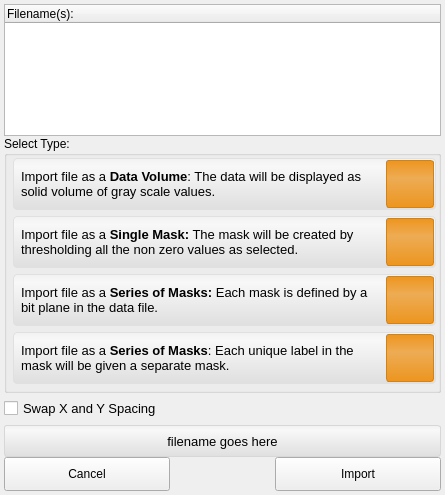
<?xml version="1.0" encoding="UTF-8"?>
<ui version="4.0">
 <class>LayerImporterWidget</class>
 <widget class="QWidget" name="LayerImporterWidget">
  <property name="geometry">
   <rect>
    <x>0</x>
    <y>0</y>
    <width>445</width>
    <height>495</height>
   </rect>
  </property>
  <property name="minimumSize">
   <size>
    <width>445</width>
    <height>0</height>
   </size>
  </property>
  <property name="maximumSize">
   <size>
    <width>445</width>
    <height>16777215</height>
   </size>
  </property>
  <property name="windowTitle">
   <string>LayerImporterWidget</string>
  </property>
  <property name="styleSheet">
   <string notr="true">QPushButton#mask_single_button:checked{
	background-color: qlineargradient(spread:pad, x1:0.5, y1:0, x2:0.5, y2:0.960227, stop:0 rgba(80, 80, 80, 50), stop:0.155779 rgba(90, 90, 90, 50), stop:1 rgba(78, 78, 78, 50));
	border-radius: 4px;
	border: 2px solid rgb( 90,90,90 );
}
QPushButton#mask_single_button:pressed{
	background-color: qlineargradient(spread:pad, x1:0.5, y1:0, x2:0.5, y2:0.960227, stop:0 rgba(80, 80, 80, 150), stop:0.155779 rgba(90, 90, 90, 150), stop:1 rgba(78, 78, 78, 150));
	border-radius: 4px;
	border: 2px solid rgb( 90,90,90 );
}
QPushButton#mask_single_button{}

QPushButton#data_volume_button:checked{
	background-color: qlineargradient(spread:pad, x1:0.5, y1:0, x2:0.5, y2:0.960227, stop:0 rgba(80, 80, 80, 50), stop:0.155779 rgba(90, 90, 90, 50), stop:1 rgba(78, 78, 78, 50));
	border-radius: 4px;
	border: 2px solid rgb( 90,90,90 );
}
QPushButton#data_volume_button:pressed{
	background-color: qlineargradient(spread:pad, x1:0.5, y1:0, x2:0.5, y2:0.960227, stop:0 rgba(80, 80, 80, 150), stop:0.155779 rgba(90, 90, 90, 150), stop:1 rgba(78, 78, 78, 150));;
	border-radius: 4px;
	border: 2px solid rgb( 90,90,90 );
}
QPushButton#data_volume_button{}

QPushButton#mask_1234_button:checked{
	background-color: qlineargradient(spread:pad, x1:0.5, y1:0, x2:0.5, y2:0.960227, stop:0 rgba(80, 80, 80, 50), stop:0.155779 rgba(90, 90, 90, 50), stop:1 rgba(78, 78, 78, 50));
	border-radius: 4px;
	border: 2px solid rgb( 90,90,90 );
}
QPushButton#mask_1234_button:pressed{
	background-color: qlineargradient(spread:pad, x1:0.5, y1:0, x2:0.5, y2:0.960227, stop:0 rgba(80, 80, 80, 150), stop:0.155779 rgba(90, 90, 90, 150), stop:1 rgba(78, 78, 78, 150));
	border-radius: 4px;
	border: 2px solid rgb( 90,90,90 );
}
QPushButton#mask_1234_button{}

QPushButton#mask_1248_button:checked{
	background-color: qlineargradient(spread:pad, x1:0.5, y1:0, x2:0.5, y2:0.960227, stop:0 rgba(80, 80, 80, 50), stop:0.155779 rgba(90, 90, 90, 50), stop:1 rgba(78, 78, 78, 50));
	border-radius: 4px;
	border: 2px solid rgb( 90,90,90 );
}
QPushButton#mask_1248_button:pressed{
	background-color: qlineargradient(spread:pad, x1:0.5, y1:0, x2:0.5, y2:0.960227, stop:0 rgba(80, 80, 80, 150), stop:0.155779 rgba(90, 90, 90, 150), stop:1 rgba(78, 78, 78, 150));
	border-radius: 4px;
	border: 2px solid rgb( 90,90,90 );
}
QPushButton#mask_1248_button{}

QWidget#data_{
	background-color: qlineargradient(spread:pad, x1:0.5, y1:0, x2:0.5, y2:0.960227, stop:0 rgba(241, 241, 241, 255), stop:0.155779 rgba(248, 248, 248, 255), stop:1 rgba(224, 224, 224, 255));
	border-radius: 4px;
	border: 1px solid  rgb( 224, 224, 224 );
}

QWidget#single_mask_{
	background-color: qlineargradient(spread:pad, x1:0.5, y1:0, x2:0.5, y2:0.960227, stop:0 rgba(241, 241, 241, 255), stop:0.155779 rgba(248, 248, 248, 255), stop:1 rgba(224, 224, 224, 255));
	border-radius: 4px;
	border: 1px solid  rgb( 224, 224, 224 );
}

QWidget#bitplane_mask_{
	background-color: qlineargradient(spread:pad, x1:0.5, y1:0, x2:0.5, y2:0.960227, stop:0 rgba(241, 241, 241, 255), stop:0.155779 rgba(248, 248, 248, 255), stop:1 rgba(224, 224, 224, 255));
	border-radius: 4px;
	border: 1px solid  rgb( 224, 224, 224 );
}

QWidget#label_mask_{
	background-color: qlineargradient(spread:pad, x1:0.5, y1:0, x2:0.5, y2:0.960227, stop:0 rgba(241, 241, 241, 255), stop:0.155779 rgba(248, 248, 248, 255), stop:1 rgba(224, 224, 224, 255));
	border-radius: 4px;
	border: 1px solid  rgb( 224, 224, 224 );
}

QWidget#scanning_file_{
	background-color: qlineargradient(spread:pad, x1:0.5, y1:0, x2:0.5, y2:0.960227, stop:0 rgba(241, 241, 241, 255), stop:0.155779 rgba(248, 248, 248, 255), stop:1 rgba(224, 224, 224, 255));
	border-radius: 3px;
	border: 1px solid  rgb( 215, 215, 215 );
}

QWidget#data_volume_icon_widget_{
	background-color: qlineargradient(spread:pad, x1:0.5, y1:0, x2:0.5, y2:1, stop:0 rgba(237, 149, 31, 255), stop:0.372881 rgba(237, 172, 84, 255), stop:1 rgba(237, 149, 31, 255));
	border-radius: 3px;
	border: 1px solid rgb(208, 130, 27);
}

QWidget#single_mask_icon_widget_{
	background-color: qlineargradient(spread:pad, x1:0.5, y1:0, x2:0.5, y2:1, stop:0 rgba(237, 149, 31, 255), stop:0.372881 rgba(237, 172, 84, 255), stop:1 rgba(237, 149, 31, 255));
	border-radius: 3px;
	border: 1px solid rgb(208, 130, 27);
}

QWidget#series_of_masks_1234_icon_widget_{
	background-color: qlineargradient(spread:pad, x1:0.5, y1:0, x2:0.5, y2:1, stop:0 rgba(237, 149, 31, 255), stop:0.372881 rgba(237, 172, 84, 255), stop:1 rgba(237, 149, 31, 255));
	border-radius: 3px;
	border: 1px solid rgb(208, 130, 27);
}

QWidget#series_of_masks_1248_icon_widget_{
	background-color: qlineargradient(spread:pad, x1:0.5, y1:0, x2:0.5, y2:1, stop:0 rgba(237, 149, 31, 255), stop:0.372881 rgba(237, 172, 84, 255), stop:1 rgba(237, 149, 31, 255));
	border-radius: 3px;
	border: 1px solid rgb(208, 130, 27);
}
QToolButton#data_button_{
	border: 1px solid rgba( 0, 0, 0, 0 );
	background-color: rgba( 0, 0, 0, 0 );
}
QToolButton#data_button_:pressed{
	border: 1px solid rgba( 0, 0, 0, 0 );
	background-color: rgba( 0, 0, 0, 0 );
}

QToolButton#single_mask_button_{
	border: 1px solid rgba( 0, 0, 0, 0 );
	background-color: rgba( 0, 0, 0, 0 );
}
QToolButton#single_mask_button_:pressed{
	border: 1px solid rgba( 0, 0, 0, 0 );
	background-color: rgba( 0, 0, 0, 0 );
}

QToolButton#series_1248_button_{
	border: 1px solid rgba( 0, 0, 0, 0 );
	background-color: rgba( 0, 0, 0, 0 );
}
QToolButton#series_1248_button_:pressed{
	border: 1px solid rgba( 0, 0, 0, 0 );
	background-color: rgba( 0, 0, 0, 0 );
}

QToolButton#series_1234_button_{
	border: 1px solid rgba( 0, 0, 0, 0 );
	background-color: rgba( 0, 0, 0, 0 );
}
QToolButton#series_1234_button_:pressed{
	border: 1px solid rgba( 0, 0, 0, 0 );
	background-color: rgba( 0, 0, 0, 0 );
}
</string>
  </property>
  <layout class="QVBoxLayout" name="verticalLayout_2">
   <property name="spacing">
    <number>0</number>
   </property>
   <property name="margin">
    <number>4</number>
   </property>
   <item>
    <widget class="QTableWidget" name="file_name_table_">
     <property name="horizontalScrollBarPolicy">
      <enum>Qt::ScrollBarAlwaysOff</enum>
     </property>
     <property name="editTriggers">
      <set>QAbstractItemView::NoEditTriggers</set>
     </property>
     <property name="showDropIndicator" stdset="0">
      <bool>false</bool>
     </property>
     <property name="dragDropOverwriteMode">
      <bool>false</bool>
     </property>
     <property name="alternatingRowColors">
      <bool>true</bool>
     </property>
     <property name="selectionMode">
      <enum>QAbstractItemView::NoSelection</enum>
     </property>
     <property name="selectionBehavior">
      <enum>QAbstractItemView::SelectRows</enum>
     </property>
     <property name="textElideMode">
      <enum>Qt::ElideNone</enum>
     </property>
     <property name="showGrid">
      <bool>false</bool>
     </property>
     <property name="gridStyle">
      <enum>Qt::NoPen</enum>
     </property>
     <property name="cornerButtonEnabled">
      <bool>false</bool>
     </property>
     <property name="columnCount">
      <number>1</number>
     </property>
     <attribute name="horizontalHeaderHighlightSections">
      <bool>false</bool>
     </attribute>
     <attribute name="horizontalHeaderStretchLastSection">
      <bool>true</bool>
     </attribute>
     <attribute name="verticalHeaderVisible">
      <bool>false</bool>
     </attribute>
     <attribute name="verticalHeaderHighlightSections">
      <bool>false</bool>
     </attribute>
     <column>
      <property name="text">
       <string>Filename(s):</string>
      </property>
      <property name="textAlignment">
       <set>AlignLeft|AlignVCenter</set>
      </property>
     </column>
    </widget>
   </item>
   <item>
    <widget class="QGroupBox" name="importer_options_">
     <property name="title">
      <string>Select Type:</string>
     </property>
     <layout class="QVBoxLayout" name="verticalLayout">
      <property name="spacing">
       <number>6</number>
      </property>
      <property name="leftMargin">
       <number>6</number>
      </property>
      <property name="topMargin">
       <number>2</number>
      </property>
      <property name="rightMargin">
       <number>6</number>
      </property>
      <property name="bottomMargin">
       <number>6</number>
      </property>
      <item>
       <widget class="QWidget" name="data_" native="true">
        <property name="minimumSize">
         <size>
          <width>423</width>
          <height>52</height>
         </size>
        </property>
        <property name="maximumSize">
         <size>
          <width>423</width>
          <height>52</height>
         </size>
        </property>
        <layout class="QHBoxLayout" name="horizontalLayout_5">
         <property name="spacing">
          <number>4</number>
         </property>
         <property name="margin">
          <number>2</number>
         </property>
         <item>
          <widget class="QWidget" name="widget" native="true">
           <property name="maximumSize">
            <size>
             <width>16777215</width>
             <height>46</height>
            </size>
           </property>
           <layout class="QHBoxLayout" name="horizontalLayout_6">
            <property name="margin">
             <number>6</number>
            </property>
            <item>
             <widget class="QLabel" name="data_label_">
              <property name="text">
               <string>&lt;!DOCTYPE HTML PUBLIC &quot;-//W3C//DTD HTML 4.0//EN&quot; &quot;http://www.w3.org/TR/REC-html40/strict.dtd&quot;&gt;
&lt;html&gt;&lt;head&gt;&lt;meta name=&quot;qrichtext&quot; content=&quot;1&quot; /&gt;&lt;style type=&quot;text/css&quot;&gt;
p, li { white-space: pre-wrap; }
&lt;/style&gt;&lt;/head&gt;&lt;body style=&quot; font-family:'MS Shell Dlg 2'; font-size:8.25pt; font-weight:400; font-style:normal;&quot;&gt;
&lt;p style=&quot; margin-top:0px; margin-bottom:0px; margin-left:0px; margin-right:0px; -qt-block-indent:0; text-indent:0px;&quot;&gt;&lt;span style=&quot; font-family:'Lucida Grande'; font-size:10pt;&quot;&gt;Import file as a &lt;/span&gt;&lt;span style=&quot; font-family:'Lucida Grande'; font-size:10pt; font-weight:600;&quot;&gt;Data Volume&lt;/span&gt;&lt;span style=&quot; font-family:'Lucida Grande'; font-size:10pt;&quot;&gt;: The data will be displayed as solid volume of gray scale values. &lt;/span&gt;&lt;/p&gt;&lt;/body&gt;&lt;/html&gt;</string>
              </property>
              <property name="textFormat">
               <enum>Qt::RichText</enum>
              </property>
              <property name="wordWrap">
               <bool>true</bool>
              </property>
             </widget>
            </item>
           </layout>
          </widget>
         </item>
         <item>
          <widget class="QWidget" name="data_volume_icon_widget_" native="true">
           <property name="minimumSize">
            <size>
             <width>48</width>
             <height>48</height>
            </size>
           </property>
           <property name="maximumSize">
            <size>
             <width>48</width>
             <height>48</height>
            </size>
           </property>
           <layout class="QHBoxLayout" name="horizontalLayout_15">
            <property name="spacing">
             <number>0</number>
            </property>
            <property name="margin">
             <number>0</number>
            </property>
            <item>
             <widget class="QToolButton" name="data_button_">
              <property name="sizePolicy">
               <sizepolicy hsizetype="Preferred" vsizetype="Preferred">
                <horstretch>0</horstretch>
                <verstretch>0</verstretch>
               </sizepolicy>
              </property>
              <property name="text">
               <string/>
              </property>
              <property name="icon">
               <iconset resource="../../Resources/QtResources.qrc">
                <normaloff>:/Images/Data.png</normaloff>:/Images/Data.png</iconset>
              </property>
              <property name="iconSize">
               <size>
                <width>38</width>
                <height>38</height>
               </size>
              </property>
             </widget>
            </item>
           </layout>
          </widget>
         </item>
        </layout>
       </widget>
      </item>
      <item>
       <widget class="QWidget" name="single_mask_" native="true">
        <property name="minimumSize">
         <size>
          <width>423</width>
          <height>52</height>
         </size>
        </property>
        <property name="maximumSize">
         <size>
          <width>423</width>
          <height>52</height>
         </size>
        </property>
        <layout class="QHBoxLayout" name="horizontalLayout_12">
         <property name="spacing">
          <number>4</number>
         </property>
         <property name="margin">
          <number>2</number>
         </property>
         <item>
          <widget class="QWidget" name="widget_4" native="true">
           <property name="maximumSize">
            <size>
             <width>16777215</width>
             <height>46</height>
            </size>
           </property>
           <layout class="QHBoxLayout" name="horizontalLayout_7">
            <property name="margin">
             <number>6</number>
            </property>
            <item>
             <widget class="QLabel" name="single_mask_label_">
              <property name="text">
               <string>&lt;!DOCTYPE HTML PUBLIC &quot;-//W3C//DTD HTML 4.0//EN&quot; &quot;http://www.w3.org/TR/REC-html40/strict.dtd&quot;&gt;
&lt;html&gt;&lt;head&gt;&lt;meta name=&quot;qrichtext&quot; content=&quot;1&quot; /&gt;&lt;style type=&quot;text/css&quot;&gt;
p, li { white-space: pre-wrap; }
&lt;/style&gt;&lt;/head&gt;&lt;body style=&quot; font-family:'MS Shell Dlg 2'; font-size:8.25pt; font-weight:400; font-style:normal;&quot;&gt;
&lt;p style=&quot; margin-top:0px; margin-bottom:0px; margin-left:0px; margin-right:0px; -qt-block-indent:0; text-indent:0px;&quot;&gt;&lt;span style=&quot; font-family:'Lucida Grande'; font-size:10pt;&quot;&gt;Import file as a &lt;/span&gt;&lt;span style=&quot; font-family:'Lucida Grande'; font-size:10pt; font-weight:600;&quot;&gt;Single Mask:&lt;/span&gt;&lt;span style=&quot; font-family:'Lucida Grande'; font-size:10pt;&quot;&gt; The mask will be created by thresholding all the non zero values as selected.&lt;/span&gt;&lt;/p&gt;&lt;/body&gt;&lt;/html&gt;</string>
              </property>
              <property name="textFormat">
               <enum>Qt::RichText</enum>
              </property>
              <property name="wordWrap">
               <bool>true</bool>
              </property>
             </widget>
            </item>
           </layout>
          </widget>
         </item>
         <item>
          <widget class="QWidget" name="single_mask_icon_widget_" native="true">
           <property name="minimumSize">
            <size>
             <width>48</width>
             <height>48</height>
            </size>
           </property>
           <property name="maximumSize">
            <size>
             <width>48</width>
             <height>48</height>
            </size>
           </property>
           <layout class="QHBoxLayout" name="horizontalLayout_14">
            <property name="spacing">
             <number>0</number>
            </property>
            <property name="margin">
             <number>0</number>
            </property>
            <item>
             <widget class="QToolButton" name="single_mask_button_">
              <property name="sizePolicy">
               <sizepolicy hsizetype="Preferred" vsizetype="Preferred">
                <horstretch>0</horstretch>
                <verstretch>0</verstretch>
               </sizepolicy>
              </property>
              <property name="text">
               <string/>
              </property>
              <property name="icon">
               <iconset resource="../../Resources/QtResources.qrc">
                <normaloff>:/Images/MaskWhite_shadow.png</normaloff>:/Images/MaskWhite_shadow.png</iconset>
              </property>
              <property name="iconSize">
               <size>
                <width>38</width>
                <height>38</height>
               </size>
              </property>
             </widget>
            </item>
           </layout>
          </widget>
         </item>
        </layout>
       </widget>
      </item>
      <item>
       <widget class="QWidget" name="bitplane_mask_" native="true">
        <property name="minimumSize">
         <size>
          <width>423</width>
          <height>52</height>
         </size>
        </property>
        <property name="maximumSize">
         <size>
          <width>423</width>
          <height>52</height>
         </size>
        </property>
        <layout class="QHBoxLayout" name="horizontalLayout_11">
         <property name="spacing">
          <number>4</number>
         </property>
         <property name="margin">
          <number>2</number>
         </property>
         <item>
          <widget class="QWidget" name="widget_11" native="true">
           <property name="maximumSize">
            <size>
             <width>16777215</width>
             <height>46</height>
            </size>
           </property>
           <layout class="QHBoxLayout" name="horizontalLayout_9">
            <property name="margin">
             <number>6</number>
            </property>
            <item>
             <widget class="QLabel" name="bitplane_masks_label_">
              <property name="text">
               <string>&lt;!DOCTYPE HTML PUBLIC &quot;-//W3C//DTD HTML 4.0//EN&quot; &quot;http://www.w3.org/TR/REC-html40/strict.dtd&quot;&gt;
&lt;html&gt;&lt;head&gt;&lt;meta name=&quot;qrichtext&quot; content=&quot;1&quot; /&gt;&lt;style type=&quot;text/css&quot;&gt;
p, li { white-space: pre-wrap; }
&lt;/style&gt;&lt;/head&gt;&lt;body style=&quot; font-family:'MS Shell Dlg 2'; font-size:8.25pt; font-weight:400; font-style:normal;&quot;&gt;
&lt;p style=&quot; margin-top:0px; margin-bottom:0px; margin-left:0px; margin-right:0px; -qt-block-indent:0; text-indent:0px;&quot;&gt;&lt;span style=&quot; font-family:'Lucida Grande'; font-size:10pt;&quot;&gt;Import file as a &lt;/span&gt;&lt;span style=&quot; font-family:'Lucida Grande'; font-size:10pt; font-weight:600;&quot;&gt;Series of Masks:&lt;/span&gt;&lt;span style=&quot; font-family:'Lucida Grande'; font-size:10pt;&quot;&gt; Each mask is defined by a bit plane in the data file.&lt;/span&gt;&lt;/p&gt;&lt;/body&gt;&lt;/html&gt;</string>
              </property>
              <property name="textFormat">
               <enum>Qt::RichText</enum>
              </property>
              <property name="wordWrap">
               <bool>true</bool>
              </property>
             </widget>
            </item>
           </layout>
          </widget>
         </item>
         <item>
          <widget class="QWidget" name="series_of_masks_1248_icon_widget_" native="true">
           <property name="minimumSize">
            <size>
             <width>48</width>
             <height>48</height>
            </size>
           </property>
           <property name="maximumSize">
            <size>
             <width>48</width>
             <height>48</height>
            </size>
           </property>
           <layout class="QHBoxLayout" name="horizontalLayout">
            <property name="spacing">
             <number>0</number>
            </property>
            <property name="margin">
             <number>0</number>
            </property>
            <item>
             <widget class="QToolButton" name="series_1248_button_">
              <property name="sizePolicy">
               <sizepolicy hsizetype="Preferred" vsizetype="Preferred">
                <horstretch>0</horstretch>
                <verstretch>0</verstretch>
               </sizepolicy>
              </property>
              <property name="text">
               <string/>
              </property>
              <property name="icon">
               <iconset resource="../../Resources/QtResources.qrc">
                <normaloff>:/Images/BitPlaneMaskOff.png</normaloff>:/Images/BitPlaneMaskOff.png</iconset>
              </property>
              <property name="iconSize">
               <size>
                <width>38</width>
                <height>38</height>
               </size>
              </property>
             </widget>
            </item>
           </layout>
          </widget>
         </item>
        </layout>
       </widget>
      </item>
      <item>
       <widget class="QWidget" name="label_mask_" native="true">
        <property name="minimumSize">
         <size>
          <width>423</width>
          <height>52</height>
         </size>
        </property>
        <property name="maximumSize">
         <size>
          <width>423</width>
          <height>52</height>
         </size>
        </property>
        <layout class="QHBoxLayout" name="horizontalLayout_10">
         <property name="spacing">
          <number>4</number>
         </property>
         <property name="margin">
          <number>2</number>
         </property>
         <item>
          <widget class="QWidget" name="widget_9" native="true">
           <property name="maximumSize">
            <size>
             <width>16777215</width>
             <height>46</height>
            </size>
           </property>
           <layout class="QHBoxLayout" name="horizontalLayout_8">
            <property name="margin">
             <number>6</number>
            </property>
            <item>
             <widget class="QLabel" name="series_masks_label_">
              <property name="text">
               <string>&lt;!DOCTYPE HTML PUBLIC &quot;-//W3C//DTD HTML 4.0//EN&quot; &quot;http://www.w3.org/TR/REC-html40/strict.dtd&quot;&gt;
&lt;html&gt;&lt;head&gt;&lt;meta name=&quot;qrichtext&quot; content=&quot;1&quot; /&gt;&lt;style type=&quot;text/css&quot;&gt;
p, li { white-space: pre-wrap; }
&lt;/style&gt;&lt;/head&gt;&lt;body style=&quot; font-family:'MS Shell Dlg 2'; font-size:8.25pt; font-weight:400; font-style:normal;&quot;&gt;
&lt;p style=&quot; margin-top:0px; margin-bottom:0px; margin-left:0px; margin-right:0px; -qt-block-indent:0; text-indent:0px;&quot;&gt;&lt;span style=&quot; font-family:'Lucida Grande'; font-size:10pt;&quot;&gt;Import file as a &lt;/span&gt;&lt;span style=&quot; font-family:'Lucida Grande'; font-size:10pt; font-weight:600;&quot;&gt;Series of Masks&lt;/span&gt;&lt;span style=&quot; font-family:'Lucida Grande'; font-size:10pt;&quot;&gt;: Each unique label in the mask will be given a separate mask.&lt;/span&gt;&lt;/p&gt;&lt;/body&gt;&lt;/html&gt;</string>
              </property>
              <property name="textFormat">
               <enum>Qt::RichText</enum>
              </property>
              <property name="wordWrap">
               <bool>true</bool>
              </property>
             </widget>
            </item>
           </layout>
          </widget>
         </item>
         <item>
          <widget class="QWidget" name="series_of_masks_1234_icon_widget_" native="true">
           <property name="minimumSize">
            <size>
             <width>48</width>
             <height>48</height>
            </size>
           </property>
           <property name="maximumSize">
            <size>
             <width>48</width>
             <height>48</height>
            </size>
           </property>
           <layout class="QHBoxLayout" name="horizontalLayout_16">
            <property name="spacing">
             <number>0</number>
            </property>
            <property name="margin">
             <number>0</number>
            </property>
            <item>
             <widget class="QToolButton" name="series_1234_button_">
              <property name="sizePolicy">
               <sizepolicy hsizetype="Preferred" vsizetype="Preferred">
                <horstretch>0</horstretch>
                <verstretch>0</verstretch>
               </sizepolicy>
              </property>
              <property name="text">
               <string/>
              </property>
              <property name="icon">
               <iconset resource="../../Resources/QtResources.qrc">
                <normaloff>:/Images/LabelMaskOff.png</normaloff>:/Images/LabelMaskOff.png</iconset>
              </property>
              <property name="iconSize">
               <size>
                <width>38</width>
                <height>38</height>
               </size>
              </property>
             </widget>
            </item>
           </layout>
          </widget>
         </item>
        </layout>
       </widget>
      </item>
     </layout>
    </widget>
   </item>
   <item>
    <widget class="QWidget" name="swap_x_y_spacing_widget_" native="true">
     <property name="minimumSize">
      <size>
       <width>390</width>
       <height>32</height>
      </size>
     </property>
     <property name="maximumSize">
      <size>
       <width>16777215</width>
       <height>32</height>
      </size>
     </property>
     <layout class="QHBoxLayout" name="horizontalLayout_19">
      <property name="spacing">
       <number>0</number>
      </property>
      <property name="margin">
       <number>0</number>
      </property>
      <item>
       <widget class="QWidget" name="widget_5" native="true">
        <property name="minimumSize">
         <size>
          <width>0</width>
          <height>32</height>
         </size>
        </property>
        <property name="maximumSize">
         <size>
          <width>16777215</width>
          <height>32</height>
         </size>
        </property>
        <property name="font">
         <font>
          <pointsize>10</pointsize>
         </font>
        </property>
        <layout class="QHBoxLayout" name="horizontalLayout_20">
         <property name="spacing">
          <number>0</number>
         </property>
         <property name="margin">
          <number>0</number>
         </property>
         <item>
          <widget class="QCheckBox" name="swap_spacing_checkbox_">
           <property name="font">
            <font>
             <pointsize>10</pointsize>
            </font>
           </property>
           <property name="text">
            <string>Swap X and Y Spacing</string>
           </property>
          </widget>
         </item>
        </layout>
       </widget>
      </item>
     </layout>
    </widget>
   </item>
   <item>
    <widget class="QWidget" name="scanning_file_" native="true">
     <property name="minimumSize">
      <size>
       <width>390</width>
       <height>32</height>
      </size>
     </property>
     <property name="maximumSize">
      <size>
       <width>16777215</width>
       <height>32</height>
      </size>
     </property>
     <layout class="QHBoxLayout" name="horizontalLayout_18">
      <property name="spacing">
       <number>0</number>
      </property>
      <property name="margin">
       <number>0</number>
      </property>
      <item>
       <widget class="QWidget" name="widget_3" native="true">
        <property name="minimumSize">
         <size>
          <width>0</width>
          <height>32</height>
         </size>
        </property>
        <property name="maximumSize">
         <size>
          <width>16777215</width>
          <height>32</height>
         </size>
        </property>
        <layout class="QHBoxLayout" name="horizontalLayout_17">
         <property name="spacing">
          <number>0</number>
         </property>
         <property name="margin">
          <number>0</number>
         </property>
         <item>
          <widget class="QLabel" name="file_name_label_">
           <property name="font">
            <font>
             <pointsize>10</pointsize>
            </font>
           </property>
           <property name="text">
            <string>filename goes here</string>
           </property>
           <property name="alignment">
            <set>Qt::AlignCenter</set>
           </property>
          </widget>
         </item>
        </layout>
       </widget>
      </item>
     </layout>
    </widget>
   </item>
   <item>
    <widget class="QWidget" name="control_bar_" native="true">
     <property name="minimumSize">
      <size>
       <width>0</width>
       <height>34</height>
      </size>
     </property>
     <property name="maximumSize">
      <size>
       <width>16777215</width>
       <height>34</height>
      </size>
     </property>
     <layout class="QHBoxLayout" name="horizontalLayout_4" stretch="5,3,5">
      <property name="margin">
       <number>0</number>
      </property>
      <item>
       <widget class="QWidget" name="widget_7" native="true">
        <layout class="QHBoxLayout" name="horizontalLayout_3">
         <property name="spacing">
          <number>0</number>
         </property>
         <property name="margin">
          <number>0</number>
         </property>
         <item>
          <widget class="QPushButton" name="cancel_button_">
           <property name="sizePolicy">
            <sizepolicy hsizetype="Expanding" vsizetype="Expanding">
             <horstretch>0</horstretch>
             <verstretch>0</verstretch>
            </sizepolicy>
           </property>
           <property name="text">
            <string>Cancel</string>
           </property>
          </widget>
         </item>
        </layout>
       </widget>
      </item>
      <item>
       <spacer name="horizontalSpacer">
        <property name="orientation">
         <enum>Qt::Horizontal</enum>
        </property>
        <property name="sizeHint" stdset="0">
         <size>
          <width>83</width>
          <height>20</height>
         </size>
        </property>
       </spacer>
      </item>
      <item>
       <widget class="QWidget" name="widget_6" native="true">
        <layout class="QHBoxLayout" name="horizontalLayout_2">
         <property name="spacing">
          <number>0</number>
         </property>
         <property name="margin">
          <number>0</number>
         </property>
         <item>
          <widget class="QPushButton" name="import_button_">
           <property name="sizePolicy">
            <sizepolicy hsizetype="Expanding" vsizetype="Expanding">
             <horstretch>0</horstretch>
             <verstretch>0</verstretch>
            </sizepolicy>
           </property>
           <property name="text">
            <string>Import</string>
           </property>
          </widget>
         </item>
        </layout>
       </widget>
      </item>
     </layout>
    </widget>
   </item>
  </layout>
 </widget>
 <resources>
  <include location="../../Resources/QtResources.qrc"/>
 </resources>
 <connections/>
</ui>
